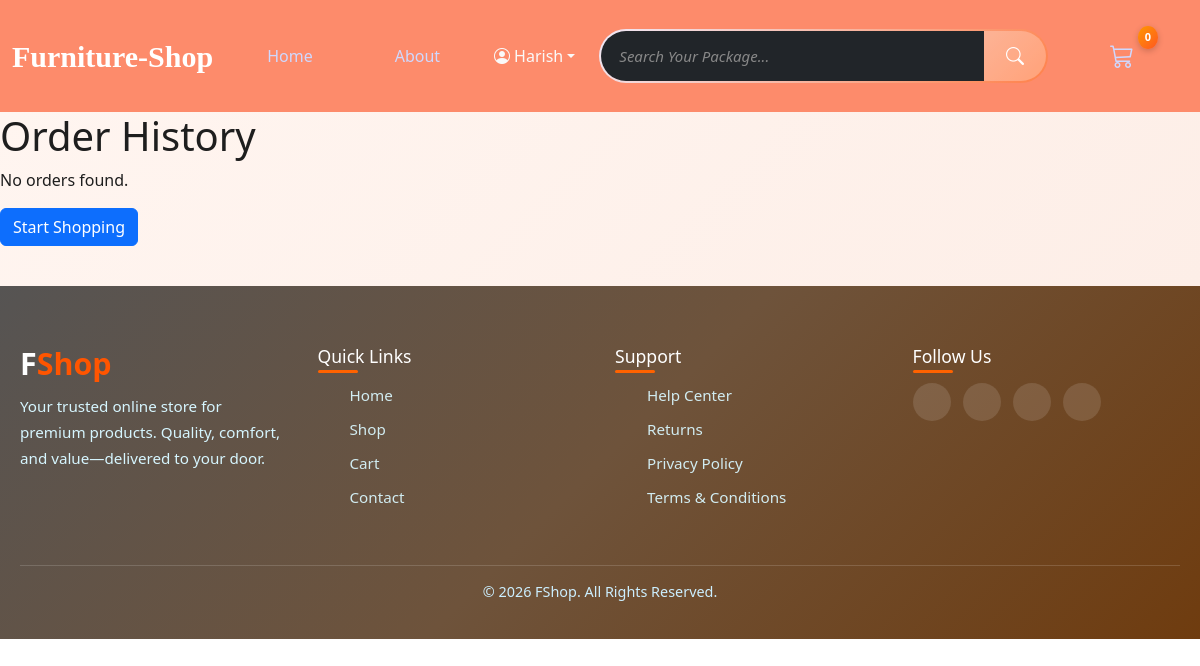
/orders/history/ (signed in), run on an earlier commit of the app's database.
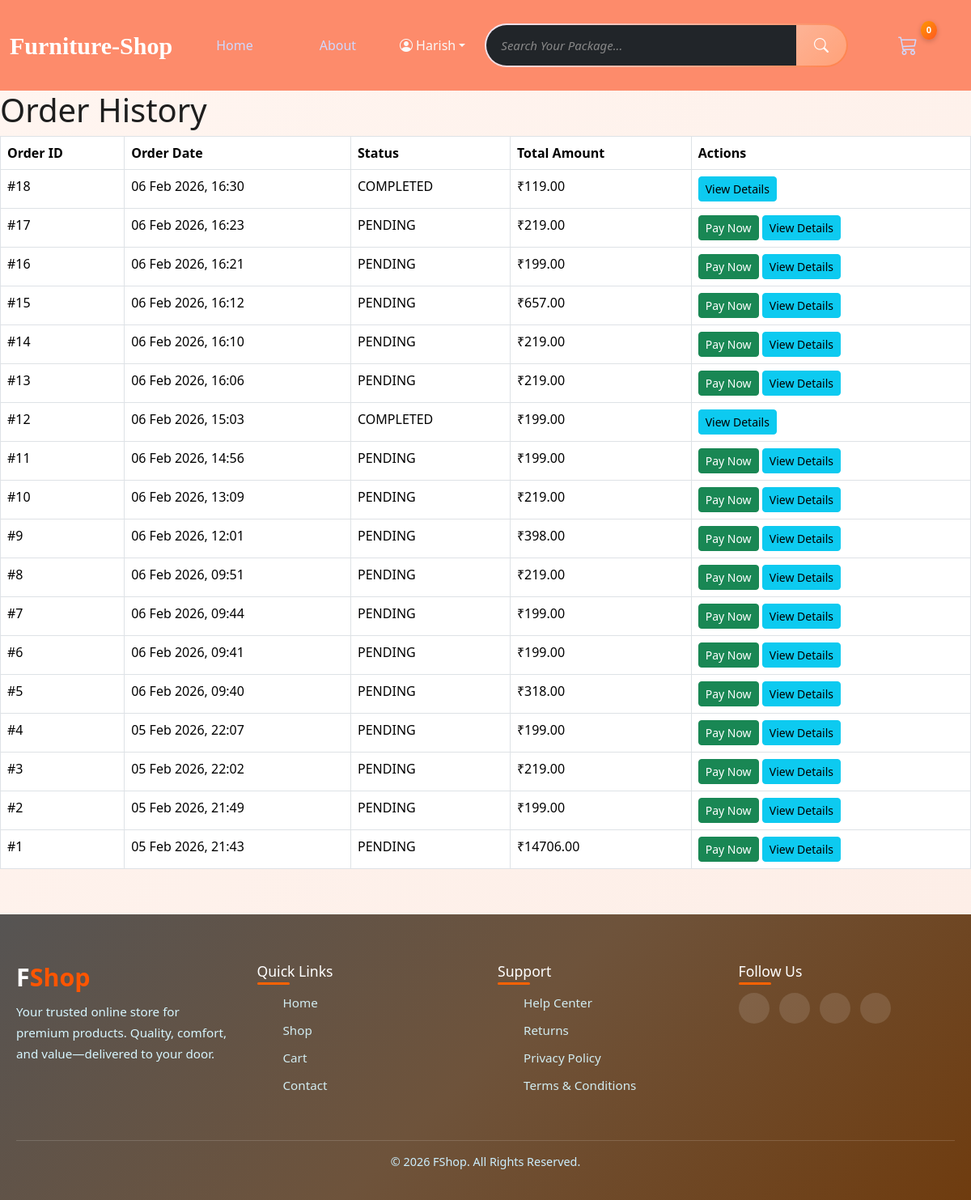
And on a later commit of the database.
### orders/models.py (models this page shows, shortened)
class Order(models.Model):
    user = models.ForeignKey(User, on_delete=models.CASCADE)
    order_date = models.DateTimeField(auto_now_add=True)
    total_amount = models.DecimalField(max_digits=10, decimal_places=2)
    status = models.CharField(max_length=20, choices=[('PENDING','Pending'),('COMPLETED','Completed')])
    razorpay_order_id = models.CharField(max_length=255)
    address = models.ForeignKey(Address, on_delete=models.CASCADE, null=True, blank=True, related_name="orders")

### orders/views.py (the view)
# urls.py: path('orders/history/', views.order_history, name='order_history'),
@login_required
def order_history(request):
    orders = Order.objects.filter(user=request.user).prefetch_related('order_details').order_by('-order_date')
    return render(request, 'orders/order_history.html', {'orders': orders})

### templates/orders/order_history.html (shortened to what this page needs)
{% extends 'base/base.html' %}
{% load static %}
{% block content %}
<h1>Order History</h1>
{% if orders %}
<table class="table table-bordered">
    <thead>
        <tr>
            <th>Order ID</th>
            <th>Order Date</th>
            <th>Status</th>
            <th>Total Amount</th>
            <th>Actions</th>
        </tr>
    </thead>
    <tbody>
        {% for order in orders %}
        <tr>
            <td>#{{ order.id }}</td>
            <td>{{ order.order_date|date:"d M Y, H:i" }}</td>
            <td>{{ order.status }}</td>
            <td>₹{{ order.total_amount }}</td>
            <td>
                {% if order.status == 'PENDING' %}
                    <a href="{% url 'payment:create_razorpay_order' order.id %}" class="btn btn-success btn-sm">
                        Pay Now
                    </a>
                {% endif %}
                <a href="{% url 'order_detail' order.id %}" class="btn btn-info btn-sm">
                    View Details
                </a>
            </td>
        </tr>
        {% endfor %}
    </tbody>
</table>
{% else %}
<p>No orders found.</p>
<a href="{% url 'homepage' %}" class="btn btn-primary">Start Shopping</a>
{% endif %}
{% endblock %}

### templates/base/base.html (shortened to what this page needs)
<!doctype html>
{% load static %}
<html lang="en">
<head>
  <link href="https://cdn.jsdelivr.net/npm/bootstrap@5.3.8/dist/css/bootstrap.min.css" rel="stylesheet"
>
  <link rel="stylesheet" href="https://cdn.jsdelivr.net/npm/bootstrap-icons@1.13.1/font/bootstrap-icons.min.css">
  <link rel="stylesheet" href="{% static 'css/design.css' %}">
</head>
<body>
  {% include 'base/includes/header.html' %}
  <main>
    {% block content %}{% endblock %}
  </main>
  {% include 'base/includes/footer.html' %}
</body>
</html>

### templates/base/includes/header.html (shortened to what this page needs)
<header>
    <nav class="navbar navbar-expand-lg sticky-top" data-bs-theme="dark">
        <div class="container-fluid">
            <a class="navbar-brand fw-bold" href="{% url 'home_page' %}">
                Furniture-Shop
            </a>
            <div class="collapse navbar-collapse" id="navbarSupportedContent">
                <ul class="navbar-nav me-3 mb-2 mb-lg-0">
                    <li class="nav-item">
                        <a class="nav-link {% if current_page == 'home' %}active{% endif %}"
                            href="{% url 'home_page' %}">Home</a>
                    </li>
                    <li class="nav-item">
                        <a class="nav-link {% if current_page == 'about' %}active{% endif %}"
                            href="{% url 'about_page' %}">About</a>
                    </li>
                </ul>
                <li class="nav-item dropdown">
                    <a class="nav-link dropdown-toggle d-flex align-items-center" href="#" data-bs-toggle="dropdown">
                        <i class="bi bi-person-circle me-1"></i>
                        {% if user.is_authenticated %}
                        {{user.username.capitalize}}
                        {% else %}
                        Hi User!
                        {% endif %}
                    </a>
                </li>
                <form class="d-flex flex-grow-1 mx-lg-4" method="get" action="{% url 'search_products' %}">
                    <input name="q" value="{{ query }}" class="form-control rounded-start" type="search"
                        placeholder="Search Your Package..." aria-label="Search">
                    <button class="btn btn-secondary rounded-end" type="submit">
                        <i class="bi bi-search"></i>
                    </button>
                </form>
                <ul class="navbar-nav ms-auto align-items-center mb-2 mb-lg-0">
                    {% if not user.is_staff %}
                    <li class="nav-item me-3 position-relative">
                        <a class="nav-link" href="{% url 'view_cart' %}">
                            <i class="bi bi-cart3 fs-4"></i>
                            {% if user.is_authenticated %}
                            <span class="cart-badge" id="cart-count">0</span>
                            {% endif %}
                        </a>
                    </li>
                    {% endif %}
                </ul>
            </div>
        </div>
    </nav>
</header>

### templates/base/includes/footer.html (shortened to what this page needs)
<footer class="site-footer">
    <div class="footer-container">
        <div class="footer-col">
            <h2 class="footer-logo">F<span>Shop</span></h2>
            <p class="footer-text">
                Your trusted online store for premium products.
                Quality, comfort, and value—delivered to your door.
            </p>
        </div>
        <div class="footer-col">
            <h4>Quick Links</h4>
            <ul>
                <li><a href="#">Home</a></li>
                <li><a href="#">Shop</a></li>
                <li><a href="#">Cart</a></li>
                <li><a href="#">Contact</a></li>
            </ul>
        </div>
        <div class="footer-col">
            <h4>Support</h4>
            <ul>
                <li><a href="#">Help Center</a></li>
                <li><a href="#">Returns</a></li>
                <li><a href="#">Privacy Policy</a></li>
                <li><a href="#">Terms & Conditions</a></li>
            </ul>
        </div>
        <div class="footer-col">
            <h4>Follow Us</h4>
            <div class="footer-social">
                <a href="#"></a>
                <a href="#"></a>
                <a href="#"></a>
                <a href="#"></a>
            </div>
        </div>
    </div>
    <div class="footer-bottom">
        <p>© 2026 FShop. All Rights Reserved.</p>
    </div>
</footer>

### static/css/design.css (style rules this page uses)
* { margin: 0; padding: 0; box-sizing: border-box; font-family: "Poppins", system-ui, sans-serif; }
main { padding-bottom: 40px; background: linear-gradient(135deg, #fff5f0, #fdeee7); color: #1e1e1e; }
.navbar { background-color: #fd8b6b; }
.nav-item { list-style: none; color: rgb(250, 249, 249) !important; }
.cart-badge { position: absolute; top: -2px; right: -6px; background: linear-gradient(135deg, #ff9800, #ff5722); color: #fff; font-size: 11px; font-weight: 600; padding: 3px 7px; border-radius: 50%; box-shadow: 0 2px 6px rgba(0, 0, 0, 0.2); }
.navbar-brand { font-size: 30px; font-family:Georgia, 'Times New Roman', Times, serif; }
form.d-flex.flex-grow-1.mx-lg-4 { position: relative; max-width: 620px; background: linear-gradient(135deg, #f0e9f7, #ff814a); padding: 2px; border-radius: 40px; transition: 0.4s ease; }
form.d-flex.flex-grow-1.mx-lg-4 input[type="search"] { border: none !important; padding: 14px 18px; font-size: 15px; border-radius: 40px 0 0 40px !important; transition: 0.3s ease; }
form.d-flex.flex-grow-1.mx-lg-4 input::placeholder { color: #888; font-style: italic; }
form.d-flex.flex-grow-1.mx-lg-4 button { border: none !important; padding: 0 22px; border-radius: 0 40px 40px 0 !important; background: rgba(255,255,255,0.25); color: #fff; transition: 0.35s ease; }
form.d-flex.flex-grow-1.mx-lg-4 button i { font-size: 18px; transition: 0.4s ease; }
.navbar-nav { gap: 6px; }
.navbar-nav .nav-link { position: relative; padding: 10px 18px !important; font-weight: 500; color: #cfd8ff !important; border-radius: 30px; transition: all 0.35s ease; margin: 20px; }
.navbar-nav .nav-link::after { content: ""; position: absolute; left: 50%; bottom: 6px; width: 0; height: 2px; background: linear-gradient(90deg, #faa272, #ff4406); border-radius: 5px; transition: 0.4s ease; transform: translateX(-50%); }

### templates/base/includes/footer.html (style rules this page uses)
.site-footer { background: linear-gradient(135deg, #565453, #6e533b, #6f3c0f); color: #ffffff; padding: 60px 20px 20px; }
.footer-container { max-width: 1200px; margin: auto; display: grid; grid-template-columns: repeat(4, 1fr); gap: 30px; }
.footer-col h4 { font-size: 1.1rem; margin-bottom: 16px; position: relative; }
.footer-col h4::after { content: ""; position: absolute; left: 0; bottom: -6px; width: 40px; height: 3px; background: #ff6200; border-radius: 5px; }
.footer-col ul { list-style: none; }
.footer-col ul li { margin-bottom: 10px; }
.footer-col ul li a { color: #d1ecf1; text-decoration: none; font-size: 0.95rem; transition: all 0.3s ease; }
.footer-logo { font-size: 1.9rem; font-weight: 800; }
.footer-logo span { color: #ff5500; }
.footer-text { margin-top: 12px; font-size: 0.95rem; line-height: 1.7; color: #d6f6ff; }
.footer-social { display: flex; gap: 12px; margin-top: 12px; }
.footer-social a { width: 38px; height: 38px; background: rgba(255,255,255,0.12); display: flex; align-items: center; justify-content: center; border-radius: 50%; color: #fff; transition: all 0.3s ease; }
.footer-bottom { text-align: center; margin-top: 40px; padding-top: 15px; border-top: 1px solid rgba(255,255,255,0.15); font-size: 0.9rem; color: #ccefff; }

What changed in the data, as far as the page shows it:
added Order: id "18", order_date "06 Feb 2026, 16:30", status "COMPLETED", total_amount "119.00"
added Order: id "17", order_date "06 Feb 2026, 16:23", status "PENDING", total_amount "219.00", shows "Pay Now"
added Order: id "16", order_date "06 Feb 2026, 16:21", status "PENDING", total_amount "199.00", shows "Pay Now"
added Order: id "15", order_date "06 Feb 2026, 16:12", status "PENDING", total_amount "657.00", shows "Pay Now"
added Order: id "14", order_date "06 Feb 2026, 16:10", status "PENDING", total_amount "219.00", shows "Pay Now"
added Order: id "13", order_date "06 Feb 2026, 16:06", status "PENDING", total_amount "219.00", shows "Pay Now"
added Order: id "12", order_date "06 Feb 2026, 15:03", status "COMPLETED", total_amount "199.00"
added Order: id "11", order_date "06 Feb 2026, 14:56", status "PENDING", total_amount "199.00", shows "Pay Now"
added Order: id "10", order_date "06 Feb 2026, 13:09", status "PENDING", total_amount "219.00", shows "Pay Now"
added Order: id "9", order_date "06 Feb 2026, 12:01", status "PENDING", total_amount "398.00", shows "Pay Now"
added Order: id "8", order_date "06 Feb 2026, 09:51", status "PENDING", total_amount "219.00", shows "Pay Now"
added Order: id "7", order_date "06 Feb 2026, 09:44", status "PENDING", total_amount "199.00", shows "Pay Now"
added Order: id "6", order_date "06 Feb 2026, 09:41", status "PENDING", total_amount "199.00", shows "Pay Now"
added Order: id "5", order_date "06 Feb 2026, 09:40", status "PENDING", total_amount "318.00", shows "Pay Now"
added Order: id "4", order_date "05 Feb 2026, 22:07", status "PENDING", total_amount "199.00", shows "Pay Now"
added Order: id "3", order_date "05 Feb 2026, 22:02", status "PENDING", total_amount "219.00", shows "Pay Now"
added Order: id "2", order_date "05 Feb 2026, 21:49", status "PENDING", total_amount "199.00", shows "Pay Now"
added Order: id "1", order_date "05 Feb 2026, 21:43", status "PENDING", total_amount "14706.00", shows "Pay Now"
Also different on the page:
text no longer shown: "No orders found. Start Shopping"
text now shown: "Order ID Order Date Status Total Amount Actions"
